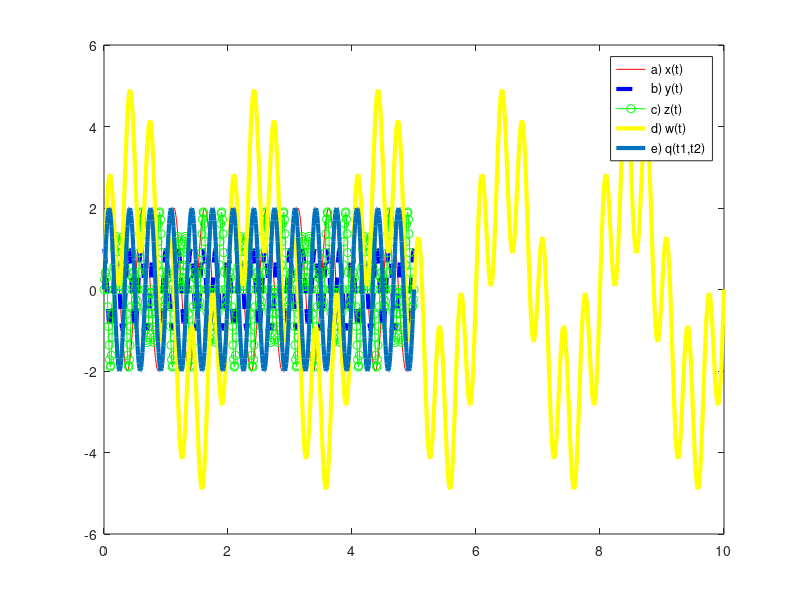

Reproduce this figure in MATLAB.

%% Crie os seguintes sinais num ficheiro do MATLAB, usando um período de amostragem
%% T𝑎 = 0.01 segundos.

ta = 0.01;

t = 0:ta:5; 

x = 2*sin(4*pi*t);

y = cos(10*pi*t);

z = x .* y;

t1 = 0:ta:10;

w = 3*sin(pi*t1) + 2*sin(6*pi*t1);

q = 2*sin(2*pi*(2*t + t));


plot(t, x, "-r"); % traço contínuo e fino, de cor vermelha
hold on
plot(t, y,"--b", "LineWidth", 3); % traço grosso a tracejado, de cor azul
plot(t, z, "-go"); %traço contínuo e fino, de cor verde, com pontos em cada amostra
plot(t1, w,"-y", "LineWidth",3); %– traço contínuo e grosso, de cor amarela
plot(t, q, "LineWidth",3);
hold off

legend("a) x(t)","b) y(t)", "c) z(t)", "d) w(t)", "e) q(t1,t2)") 


